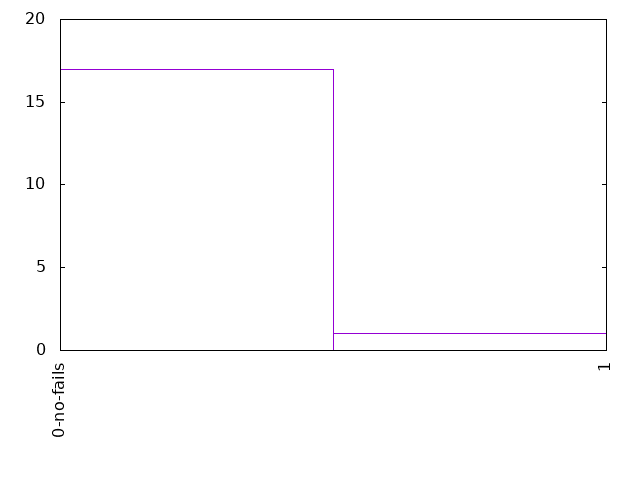

Reproduce this figure in gnuplot.
set term png
set out "18-20failures.png"
set key off
set xtics rotate
set yrange[0:20]

plot '18-20failures.dat' using 1:xticlabel(2) with boxes
